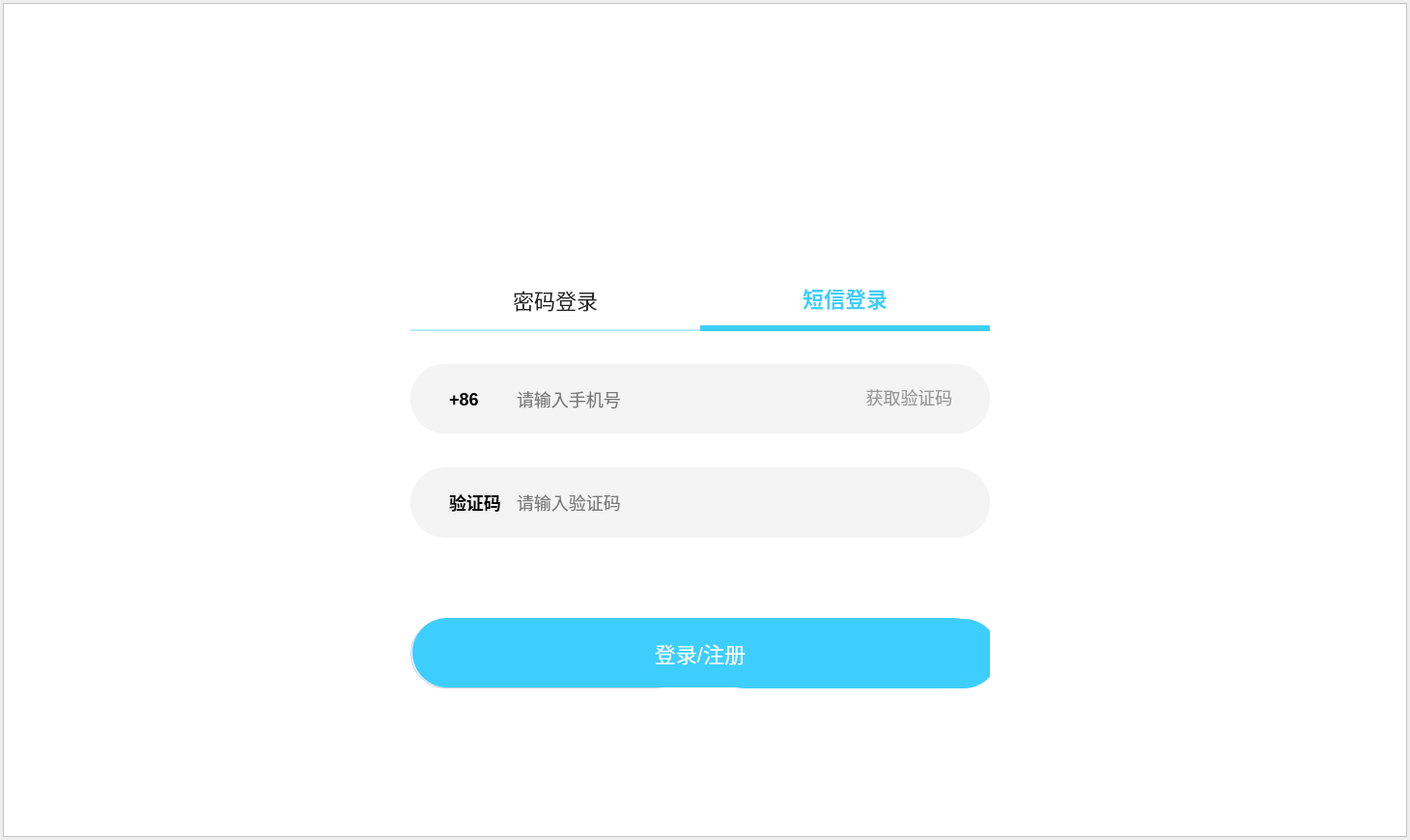
<?xml version="1.0" encoding="UTF-8"?>
<ui version="4.0">
 <class>Login</class>
 <widget class="QWidget" name="Login">
  <property name="geometry">
   <rect>
    <x>0</x>
    <y>0</y>
    <width>1460</width>
    <height>870</height>
   </rect>
  </property>
  <property name="windowTitle">
   <string>Form</string>
  </property>
  <layout class="QVBoxLayout" name="verticalLayout">
   <property name="spacing">
    <number>0</number>
   </property>
   <property name="leftMargin">
    <number>3</number>
   </property>
   <property name="topMargin">
    <number>3</number>
   </property>
   <property name="rightMargin">
    <number>3</number>
   </property>
   <property name="bottomMargin">
    <number>3</number>
   </property>
   <item>
    <widget class="QFrame" name="loginBg">
     <property name="styleSheet">
      <string notr="true">#loginBg{
 background-color : #FFFFFF;
}</string>
     </property>
     <property name="frameShape">
      <enum>QFrame::Shape::StyledPanel</enum>
     </property>
     <property name="frameShadow">
      <enum>QFrame::Shadow::Raised</enum>
     </property>
     <layout class="QVBoxLayout" name="verticalLayout_2">
      <property name="spacing">
       <number>0</number>
      </property>
      <property name="leftMargin">
       <number>0</number>
      </property>
      <property name="topMargin">
       <number>0</number>
      </property>
      <property name="rightMargin">
       <number>0</number>
      </property>
      <property name="bottomMargin">
       <number>0</number>
      </property>
      <item>
       <widget class="QWidget" name="head" native="true">
        <property name="minimumSize">
         <size>
          <width>0</width>
          <height>68</height>
         </size>
        </property>
        <property name="maximumSize">
         <size>
          <width>16777215</width>
          <height>68</height>
         </size>
        </property>
        <property name="styleSheet">
         <string notr="true">QPushButton{
 border : none;
}</string>
        </property>
        <layout class="QHBoxLayout" name="horizontalLayout">
         <property name="spacing">
          <number>36</number>
         </property>
         <property name="leftMargin">
          <number>0</number>
         </property>
         <property name="topMargin">
          <number>0</number>
         </property>
         <property name="rightMargin">
          <number>36</number>
         </property>
         <property name="bottomMargin">
          <number>0</number>
         </property>
         <item>
          <spacer name="horizontalSpacer">
           <property name="orientation">
            <enum>Qt::Orientation::Horizontal</enum>
           </property>
           <property name="sizeHint" stdset="0">
            <size>
             <width>1301</width>
             <height>20</height>
            </size>
           </property>
          </spacer>
         </item>
         <item>
          <widget class="QPushButton" name="min">
           <property name="minimumSize">
            <size>
             <width>20</width>
             <height>20</height>
            </size>
           </property>
           <property name="maximumSize">
            <size>
             <width>20</width>
             <height>20</height>
            </size>
           </property>
           <property name="styleSheet">
            <string notr="true">#min{
 border-image:url(:/images/login/suoxiao.png);
}
</string>
           </property>
           <property name="text">
            <string/>
           </property>
          </widget>
         </item>
         <item>
          <widget class="QPushButton" name="quit">
           <property name="minimumSize">
            <size>
             <width>20</width>
             <height>20</height>
            </size>
           </property>
           <property name="maximumSize">
            <size>
             <width>20</width>
             <height>20</height>
            </size>
           </property>
           <property name="styleSheet">
            <string notr="true">#quit{
 border-image:url(:/images/login/quxiao.png);
}
</string>
           </property>
           <property name="text">
            <string/>
           </property>
          </widget>
         </item>
        </layout>
       </widget>
      </item>
      <item>
       <widget class="QWidget" name="body" native="true">
        <layout class="QVBoxLayout" name="verticalLayout_3">
         <property name="spacing">
          <number>0</number>
         </property>
         <property name="leftMargin">
          <number>421</number>
         </property>
         <property name="topMargin">
          <number>0</number>
         </property>
         <property name="rightMargin">
          <number>421</number>
         </property>
         <property name="bottomMargin">
          <number>0</number>
         </property>
         <item>
          <widget class="QWidget" name="content" native="true">
           <property name="styleSheet">
            <string notr="true">*{
 font-family : 微软雅⿊;
 font-size : 22px;
}
</string>
           </property>
           <widget class="QLabel" name="logLabel">
            <property name="geometry">
             <rect>
              <x>160</x>
              <y>60</y>
              <width>280</width>
              <height>78</height>
             </rect>
            </property>
            <property name="styleSheet">
             <string notr="true">#logLabel{
 border-image:url(:/images/login/videoplayer.png);
}
</string>
            </property>
            <property name="text">
             <string/>
            </property>
           </widget>
           <widget class="QPushButton" name="passwordBtn">
            <property name="geometry">
             <rect>
              <x>0</x>
              <y>208</y>
              <width>300</width>
              <height>63</height>
             </rect>
            </property>
            <property name="styleSheet">
             <string notr="true">#passwordBtn{
 font-size : 22px;
 color : #222222;
 border : none;
 border-bottom: 2px solid #B5ECFF;;
}
</string>
            </property>
            <property name="text">
             <string>密码登录</string>
            </property>
           </widget>
           <widget class="QPushButton" name="messageBtn">
            <property name="geometry">
             <rect>
              <x>300</x>
              <y>208</y>
              <width>300</width>
              <height>63</height>
             </rect>
            </property>
            <property name="styleSheet">
             <string notr="true">#messageBtn{
 font-size : 22px;
 color : #3ECEFE;
 font-weight:bold;
 border : none;
 border-bottom : 6px solid #3ECEFE;
}
</string>
            </property>
            <property name="text">
             <string>短信登录</string>
            </property>
           </widget>
           <widget class="QWidget" name="passwordWidget" native="true">
            <property name="geometry">
             <rect>
              <x>0</x>
              <y>270</y>
              <width>600</width>
              <height>374</height>
             </rect>
            </property>
            <property name="styleSheet">
             <string notr="true">QLabel{
 font-size : 18px;
 font-weight : bold;
}
QFrame{
 background: #F5F4F5;
 border-radius: 36px;
}
QLineEdit{
 font-size : 18px;
 border : none;
 background-color : #F5F4F5;
}</string>
            </property>
            <widget class="QFrame" name="accountBox">
             <property name="geometry">
              <rect>
               <x>0</x>
               <y>35</y>
               <width>600</width>
               <height>72</height>
              </rect>
             </property>
             <property name="frameShape">
              <enum>QFrame::Shape::StyledPanel</enum>
             </property>
             <property name="frameShadow">
              <enum>QFrame::Shadow::Raised</enum>
             </property>
             <widget class="QLabel" name="accountLabel">
              <property name="geometry">
               <rect>
                <x>40</x>
                <y>24</y>
                <width>36</width>
                <height>24</height>
               </rect>
              </property>
              <property name="text">
               <string>账号</string>
              </property>
             </widget>
             <widget class="QLineEdit" name="accountNum">
              <property name="geometry">
               <rect>
                <x>124</x>
                <y>20</y>
                <width>400</width>
                <height>25</height>
               </rect>
              </property>
              <property name="text">
               <string/>
              </property>
              <property name="placeholderText">
               <string>请输入手机号</string>
              </property>
             </widget>
            </widget>
            <widget class="QFrame" name="passwordBox">
             <property name="geometry">
              <rect>
               <x>0</x>
               <y>143</y>
               <width>600</width>
               <height>72</height>
              </rect>
             </property>
             <property name="frameShape">
              <enum>QFrame::Shape::StyledPanel</enum>
             </property>
             <property name="frameShadow">
              <enum>QFrame::Shadow::Raised</enum>
             </property>
             <widget class="QLabel" name="passwordLabel">
              <property name="geometry">
               <rect>
                <x>40</x>
                <y>24</y>
                <width>36</width>
                <height>24</height>
               </rect>
              </property>
              <property name="text">
               <string>密码</string>
              </property>
             </widget>
             <widget class="QLineEdit" name="passwordNum">
              <property name="geometry">
               <rect>
                <x>124</x>
                <y>20</y>
                <width>400</width>
                <height>25</height>
               </rect>
              </property>
              <property name="text">
               <string/>
              </property>
              <property name="placeholderText">
               <string>请输入密码</string>
              </property>
             </widget>
            </widget>
            <widget class="QPushButton" name="registerNow">
             <property name="geometry">
              <rect>
               <x>0</x>
               <y>299</y>
               <width>290</width>
               <height>72</height>
              </rect>
             </property>
             <property name="styleSheet">
              <string notr="true">#registerNow{
 color : #222222;
 border-radius: 36px;
 border: 1px solid #C2C9D9;
}
</string>
             </property>
             <property name="text">
              <string>立即注册</string>
             </property>
            </widget>
            <widget class="QPushButton" name="loginNow">
             <property name="geometry">
              <rect>
               <x>310</x>
               <y>299</y>
               <width>299</width>
               <height>72</height>
              </rect>
             </property>
             <property name="styleSheet">
              <string notr="true">#loginNow{
 color : #FFFFFF;
 background-color : #3ECEFE;
 border-radius : 36px;
}
</string>
             </property>
             <property name="text">
              <string>登录</string>
             </property>
            </widget>
           </widget>
           <widget class="QWidget" name="messageWidget" native="true">
            <property name="geometry">
             <rect>
              <x>0</x>
              <y>270</y>
              <width>600</width>
              <height>374</height>
             </rect>
            </property>
            <property name="styleSheet">
             <string notr="true">QFrame{
 font-size : 18px;
 background: #F5F4F5;
 border-radius: 36px;
}
QLineEdit{
 border : none;
 font-size : 18px;
 background-color: #F5F4F5;
}
QLabel{
 font-weight : bold;
}
</string>
            </property>
            <widget class="QFrame" name="phoneFrame">
             <property name="geometry">
              <rect>
               <x>0</x>
               <y>35</y>
               <width>600</width>
               <height>72</height>
              </rect>
             </property>
             <property name="frameShape">
              <enum>QFrame::Shape::StyledPanel</enum>
             </property>
             <property name="frameShadow">
              <enum>QFrame::Shadow::Raised</enum>
             </property>
             <widget class="QLabel" name="phoneLabel">
              <property name="geometry">
               <rect>
                <x>40</x>
                <y>24</y>
                <width>40</width>
                <height>24</height>
               </rect>
              </property>
              <property name="text">
               <string>+86</string>
              </property>
             </widget>
             <widget class="QLineEdit" name="phoneNum">
              <property name="geometry">
               <rect>
                <x>108</x>
                <y>24</y>
                <width>350</width>
                <height>24</height>
               </rect>
              </property>
              <property name="placeholderText">
               <string>请输⼊⼿机号</string>
              </property>
             </widget>
             <widget class="QPushButton" name="authcodeBtn">
              <property name="geometry">
               <rect>
                <x>470</x>
                <y>20</y>
                <width>93</width>
                <height>28</height>
               </rect>
              </property>
              <property name="styleSheet">
               <string notr="true">#authcodeBtn{
 color : #999999;
 font-size:18px;
 border:none;
}
</string>
              </property>
              <property name="text">
               <string>获取验证码</string>
              </property>
             </widget>
            </widget>
            <widget class="QFrame" name="authcodeFrame">
             <property name="geometry">
              <rect>
               <x>0</x>
               <y>142</y>
               <width>600</width>
               <height>72</height>
              </rect>
             </property>
             <property name="frameShape">
              <enum>QFrame::Shape::StyledPanel</enum>
             </property>
             <property name="frameShadow">
              <enum>QFrame::Shadow::Raised</enum>
             </property>
             <widget class="QLabel" name="authcodeLabel">
              <property name="geometry">
               <rect>
                <x>40</x>
                <y>24</y>
                <width>54</width>
                <height>24</height>
               </rect>
              </property>
              <property name="text">
               <string>验证码</string>
              </property>
             </widget>
             <widget class="QLineEdit" name="authcode">
              <property name="geometry">
               <rect>
                <x>108</x>
                <y>24</y>
                <width>350</width>
                <height>24</height>
               </rect>
              </property>
              <property name="placeholderText">
               <string>请输入验证码</string>
              </property>
             </widget>
            </widget>
            <widget class="QPushButton" name="loginOrRegister">
             <property name="geometry">
              <rect>
               <x>2</x>
               <y>298</y>
               <width>596</width>
               <height>72</height>
              </rect>
             </property>
             <property name="styleSheet">
              <string notr="true">#loginOrRegister{
 font-size : 22px;
 color : #FFFFFF;
 background: #3ECEFE;
 border-radius: 36px;
}</string>
             </property>
             <property name="text">
              <string>登录/注册</string>
             </property>
            </widget>
           </widget>
           <zorder>passwordWidget</zorder>
           <zorder>messageWidget</zorder>
           <zorder>logLabel</zorder>
           <zorder>passwordBtn</zorder>
           <zorder>messageBtn</zorder>
          </widget>
         </item>
        </layout>
       </widget>
      </item>
     </layout>
    </widget>
   </item>
  </layout>
 </widget>
 <resources/>
 <connections/>
</ui>
